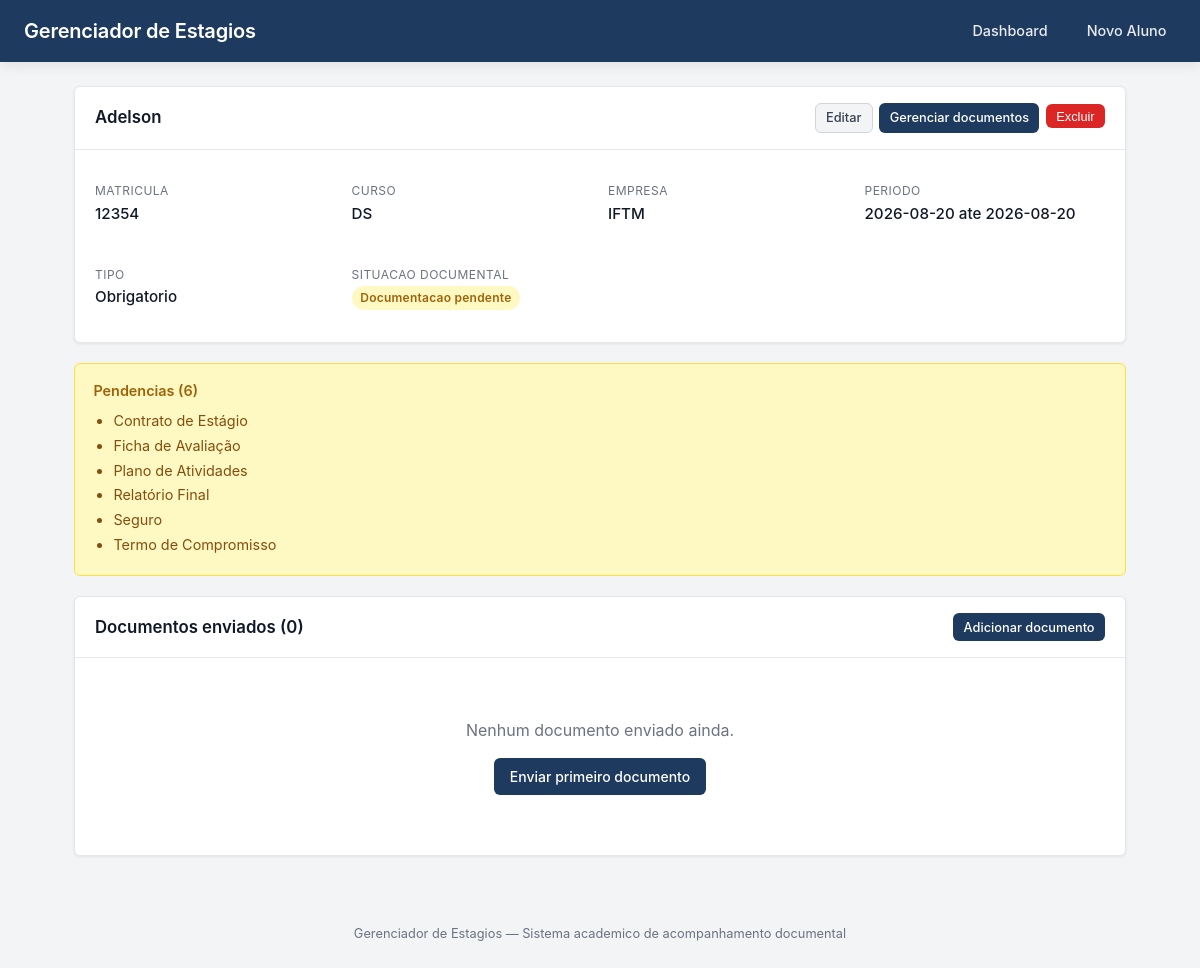
The app's page /aluno/1 with its own data.
### tables this page shows
CREATE TABLE alunos (
    id INTEGER PRIMARY KEY AUTOINCREMENT,
    nome TEXT NOT NULL,
    matricula TEXT NOT NULL UNIQUE,
    curso TEXT NOT NULL,
    created_at DATETIME DEFAULT CURRENT_TIMESTAMP,
    updated_at DATETIME DEFAULT CURRENT_TIMESTAMP
);

CREATE TABLE estagios (
    id INTEGER PRIMARY KEY AUTOINCREMENT,
    aluno_id INTEGER NOT NULL,
    empresa TEXT NOT NULL,
    inicio DATE NOT NULL,
    termino DATE,
    obrigatorio INTEGER NOT NULL DEFAULT 1,
    tipo TEXT,
    situacao TEXT DEFAULT "PENDENTE",
    created_at DATETIME DEFAULT CURRENT_TIMESTAMP,
    updated_at DATETIME DEFAULT CURRENT_TIMESTAMP,
    FOREIGN KEY (aluno_id) REFERENCES alunos(id) ON DELETE CASCADE
);

CREATE TABLE tipos_documento (
    id INTEGER PRIMARY KEY AUTOINCREMENT,
    nome TEXT NOT NULL UNIQUE,
    obrigatorio_para_obrigatorio INTEGER DEFAULT 1,
    obrigatorio_para_nao_obrigatorio INTEGER DEFAULT 0,
    descricao TEXT
);

### app.py (the view, shortened to what this page needs)
@app.route("/aluno/<int:aluno_id>")
def aluno(aluno_id):
    db = get_db()
    aluno_row = db.execute(
        "SELECT * FROM alunos WHERE id = ?", (aluno_id,)
    ).fetchone()
    if not aluno_row:
        flash("Aluno nao encontrado.", "error")
        return redirect(url_for("index"))
    estagio = db.execute(
        "SELECT * FROM estagios WHERE aluno_id = ? ORDER BY id DESC LIMIT 1",
        (aluno_id,),
    ).fetchone()
    documentos = []
    pendencias = []
    tipos_obrigatorios = []
    if estagio:
        documentos = db.execute(
            """
            SELECT d.*, td.nome AS tipo_nome
            FROM documentos d
            LEFT JOIN tipos_documento td ON td.id = d.tipo_documento_id
            WHERE d.estagio_id = ?
            ORDER BY d.data_envio DESC
            """,
            (estagio["id"],),
        ).fetchall()
        is_obrigatorio = bool(estagio["obrigatorio"])
        if is_obrigatorio:
            tipos_obrigatorios = db.execute(
                """
                SELECT id, nome FROM tipos_documento
                WHERE obrigatorio_para_obrigatorio = 1
                ORDER BY nome
                """
            ).fetchall()
        enviados_ids = {d["tipo_documento_id"] for d in documentos if d["tipo_documento_id"]}
        enviados_nomes = {d["tipo"].lower() for d in documentos}
        for t in tipos_obrigatorios:
            if t["id"] not in enviados_ids and t["nome"].lower() not in enviados_nomes:
                pendencias.append(t["nome"])
    return render_template(
        "aluno.html",
        aluno=aluno_row,
        estagio=estagio,
        documentos=documentos,
        pendencias=pendencias,
        tipos_obrigatorios=tipos_obrigatorios,
    )

### app.py (called while the page is built)
def get_db():
    if "db" not in g:
        g.db = sqlite3.connect(str(DATABASE))
        g.db.row_factory = sqlite3.Row
        g.db.execute("PRAGMA foreign_keys = ON")
    return g.db

### templates/aluno.html (shortened to what this page needs)
{% extends "base.html" %}
{% block content %}
<div class="card">
    <div class="card-header">
        <h2>{{ aluno.nome }}</h2>
        <div class="actions">
            <a href="{{ url_for('editar_aluno', aluno_id=aluno.id) }}" class="btn btn-secondary btn-sm">Editar</a>
            {% if estagio %}
            <a href="{{ url_for('documentos', estagio_id=estagio.id) }}" class="btn btn-primary btn-sm">Gerenciar documentos</a>
            {% endif %}
            <form method="post" action="{{ url_for('excluir_aluno', aluno_id=aluno.id) }}" style="display:inline;">
                <button type="submit" class="btn btn-danger btn-sm" data-confirm="Tem certeza que deseja excluir este aluno e todos os seus documentos?">Excluir</button>
            </form>
        </div>
    </div>
    <div class="card-body">
        <div class="info-grid">
            <div class="info-item">
                <div class="label">Matricula</div>
                <div class="value">{{ aluno.matricula }}</div>
            </div>
            <div class="info-item">
                <div class="label">Curso</div>
                <div class="value">{{ aluno.curso }}</div>
            </div>
            {% if estagio %}
            <div class="info-item">
                <div class="label">Empresa</div>
                <div class="value">{{ estagio.empresa }}</div>
            </div>
            <div class="info-item">
                <div class="label">Periodo</div>
                <div class="value">
                    {{ estagio.inicio }}
                    {% if estagio.termino %} ate {{ estagio.termino }}{% else %} (em andamento){% endif %}
                </div>
            </div>
            <div class="info-item">
                <div class="label">Tipo</div>
                <div class="value">
                    {% if estagio.obrigatorio %}Obrigatorio{% else %}Nao obrigatorio{% endif %}
                </div>
            </div>
            <div class="info-item">
                <div class="label">Situacao documental</div>
                <div class="value">
                    {% if estagio.situacao == "DOCUMENTACAO COMPLETA" %}
                        <span class="badge badge-success">Documentacao completa</span>
                    {% else %}
                        <span class="badge badge-warning">Documentacao pendente</span>
                    {% endif %}
                </div>
            </div>
            {% endif %}
        </div>
    </div>
</div>
{% if estagio %}
    {% if pendencias %}
    <div class="pendencias">
        <h3>Pendencias ({{ pendencias|length }})</h3>
        <ul>
            {% for p in pendencias %}
            <li>{{ p }}</li>
            {% endfor %}
        </ul>
    </div>
    {% else %}
    <div class="completo">
        Todos os documentos obrigatorios foram enviados.
    </div>
    {% endif %}
    <div class="card">
        <div class="card-header">
            <h2>Documentos enviados ({{ documentos|length }})</h2>
            <a href="{{ url_for('documentos', estagio_id=estagio.id) }}" class="btn btn-primary btn-sm">Adicionar documento</a>
        </div>
        <div class="card-body">
            {% if documentos %}
            <div class="table-wrap">
                <table>
                    <thead>
                        <tr>
                            <th>Tipo</th>
                            <th>Arquivo</th>
                            <th>Data de envio</th>
                            <th>Acoes</th>
                        </tr>
                    </thead>
                    <tbody>
                        {% for d in documentos %}
                        <tr>
                            <td>{{ d.tipo_nome or d.tipo }}</td>
                            <td class="text-sm">{{ d.nome_original or d.arquivo }}</td>
                            <td class="text-sm">{{ d.data_envio }}</td>
                            <td>
                                <div class="actions">
                                    <a href="{{ url_for('visualizar', filename=d.arquivo) }}" target="_blank" class="btn btn-secondary btn-sm">Ver</a>
                                    <a href="{{ url_for('download', filename=d.arquivo) }}" class="btn btn-secondary btn-sm">Baixar</a>
                                </div>
                            </td>
                        </tr>
                        {% endfor %}
                    </tbody>
                </table>
            </div>
            {% else %}
            <div class="empty">
                <p>Nenhum documento enviado ainda.</p>
                <a href="{{ url_for('documentos', estagio_id=estagio.id) }}" class="btn btn-primary">Enviar primeiro documento</a>
            </div>
            {% endif %}
        </div>
    </div>
{% endif %}
{% endblock %}

### templates/base.html (shortened to what this page needs)
<!DOCTYPE html>
<html lang="pt-BR">
<head>
    <link rel="stylesheet" href="{{ url_for('static', filename='css/style.css') }}">
</head>
<body>
    <header class="header">
        <h1>Gerenciador de Estagios</h1>
        <nav>
            <a href="{{ url_for('index') }}">Dashboard</a>
            <a href="{{ url_for('cadastro') }}">Novo Aluno</a>
        </nav>
    </header>
    <main class="container">
        {% block content %}{% endblock %}
    </main>
    <footer class="footer">
        Gerenciador de Estagios &mdash; Sistema academico de acompanhamento documental
    </footer>
</body>
</html>

### static/css/style.css (style rules this page uses)
:root { --primary: #1e3a5f; --primary-hover: #152a45; --secondary: #3b82f6; --success: #16a34a; --success-bg: #dcfce7; --warning: #ca8a04; --warning-bg: #fef9c3; --danger: #dc2626; --danger-bg: #fee2e2; --gray-50: #f9fafb; --gray-100: #f3f4f6; --gray-200: #e5e7eb; --gray-300: #d1d5db; --gray-500: #6b7280; --gray-700: #374151; --gray-900: #111827; --radius: 6px; --shadow: 0 1px 3px rgba(0, 0, 0, 0.08); --shadow-md: 0 4px 12px rgba(0, 0, 0, 0.08); }
* { box-sizing: border-box; margin: 0; padding: 0; }
body { font-family: -apple-system, BlinkMacSystemFont, "Segoe UI", Roboto, "Helvetica Neue", Arial, sans-serif; background: var(--gray-100); color: var(--gray-900); line-height: 1.5; min-height: 100vh; }
a { color: var(--secondary); text-decoration: none; }
.header { background: var(--primary); color: #fff; padding: 0.9rem 1.5rem; display: flex; align-items: center; justify-content: space-between; box-shadow: var(--shadow-md); }
.header h1 { font-size: 1.25rem; font-weight: 600; letter-spacing: -0.01em; }
.header nav { display: flex; gap: 1.25rem; }
.header nav a { color: rgba(255, 255, 255, 0.9); font-size: 0.9rem; font-weight: 500; text-decoration: none; padding: 0.35rem 0.6rem; border-radius: var(--radius); transition: background 0.15s; }
.container { max-width: 1100px; margin: 0 auto; padding: 1.5rem; }
.card { background: #fff; border-radius: var(--radius); box-shadow: var(--shadow); border: 1px solid var(--gray-200); margin-bottom: 1.25rem; }
.card-header { padding: 1rem 1.25rem; border-bottom: 1px solid var(--gray-200); display: flex; align-items: center; justify-content: space-between; gap: 1rem; flex-wrap: wrap; }
.card-header h2 { font-size: 1.05rem; font-weight: 600; color: var(--gray-900); }
.card-body { padding: 1.25rem; }
.btn { display: inline-flex; align-items: center; justify-content: center; gap: 0.35rem; padding: 0.5rem 1rem; font-size: 0.875rem; font-weight: 500; border: none; border-radius: var(--radius); cursor: pointer; text-decoration: none; transition: background 0.15s, color 0.15s; white-space: nowrap; }
.btn-primary { background: var(--primary); color: #fff; }
.btn-secondary { background: var(--gray-100); color: var(--gray-700); border: 1px solid var(--gray-300); }
.btn-danger { background: var(--danger); color: #fff; }
.btn-sm { padding: 0.3rem 0.65rem; font-size: 0.8rem; }
.badge { display: inline-block; padding: 0.2rem 0.55rem; font-size: 0.75rem; font-weight: 600; border-radius: 999px; letter-spacing: 0.02em; }
.badge-warning { background: var(--warning-bg); color: #a16207; }
.info-grid { display: grid; grid-template-columns: repeat(auto-fit, minmax(200px, 1fr)); gap: 1rem; }
.info-item { padding: 0.75rem 0; }
.info-item .label { font-size: 0.75rem; text-transform: uppercase; letter-spacing: 0.04em; color: var(--gray-500); margin-bottom: 0.15rem; }
.info-item .value { font-size: 0.95rem; font-weight: 500; color: var(--gray-900); }
.pendencias { background: var(--warning-bg); border: 1px solid #fde047; border-radius: var(--radius); padding: 1rem 1.15rem; margin-bottom: 1.25rem; }
.pendencias h3 { font-size: 0.9rem; font-weight: 600; color: #a16207; margin-bottom: 0.5rem; }
.pendencias ul { margin: 0; padding-left: 1.25rem; color: #854d0e; font-size: 0.9rem; }
.pendencias li { margin-bottom: 0.2rem; }
.empty { text-align: center; padding: 2.5rem 1rem; color: var(--gray-500); }
.empty p { margin-bottom: 1rem; }
.actions { display: flex; gap: 0.4rem; flex-wrap: wrap; }
.footer { text-align: center; padding: 1.5rem; color: var(--gray-500); font-size: 0.8rem; }

### records on screen
alunos: nome "Adelson", matricula "12354", curso "DS"
estagios: empresa "IFTM", inicio "2026-08-20", termino "2026-08-20"
tipos_documento: nome "Contrato de Estágio"
tipos_documento: nome "Ficha de Avaliação"
tipos_documento: nome "Plano de Atividades"
tipos_documento: nome "Relatório Final"
tipos_documento: nome "Seguro"
tipos_documento: nome "Termo de Compromisso"

### other values on screen
{{ pendencias|length }} "6"
{{ documentos|length }} "0"
